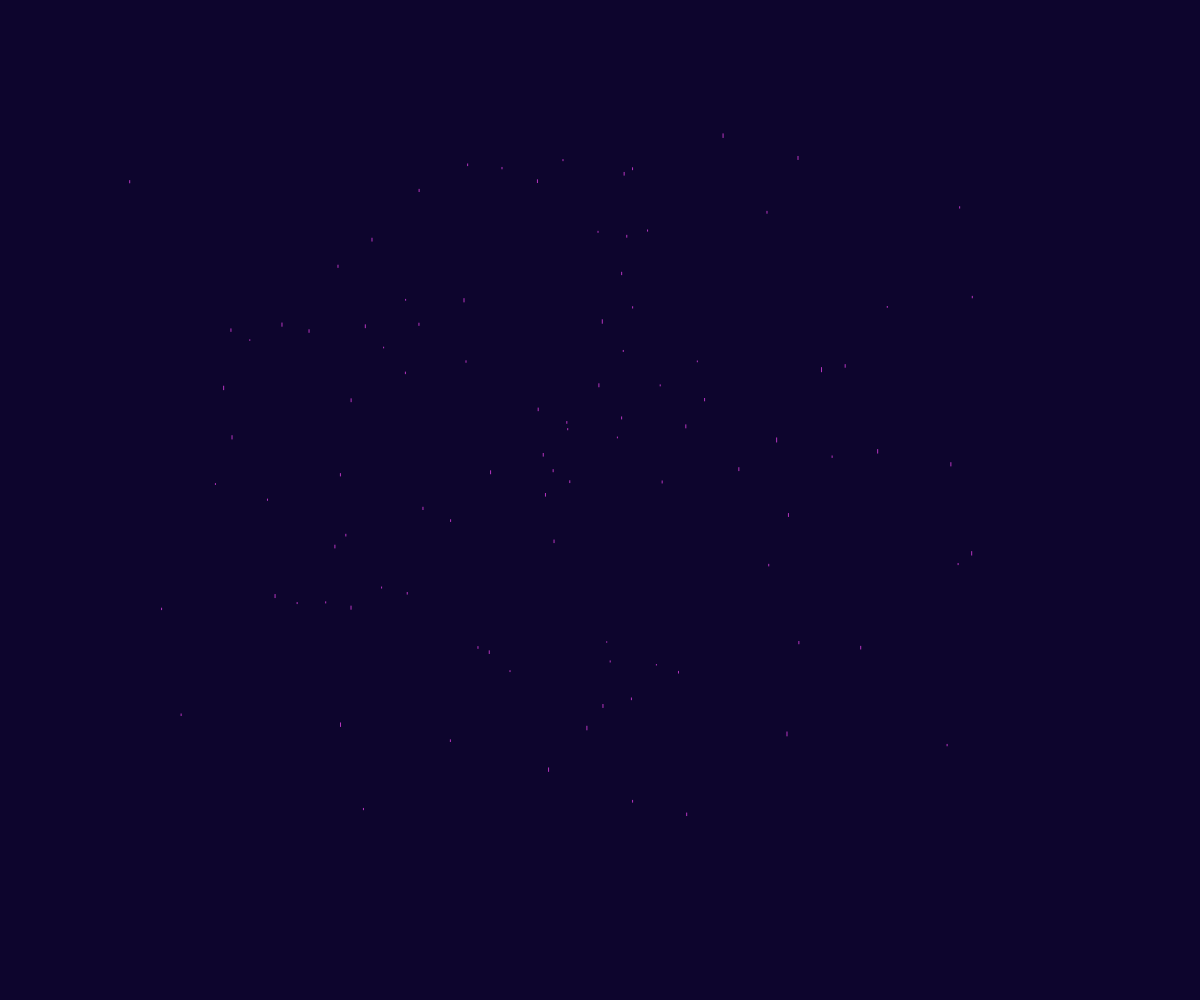
Frame 1 (no input)
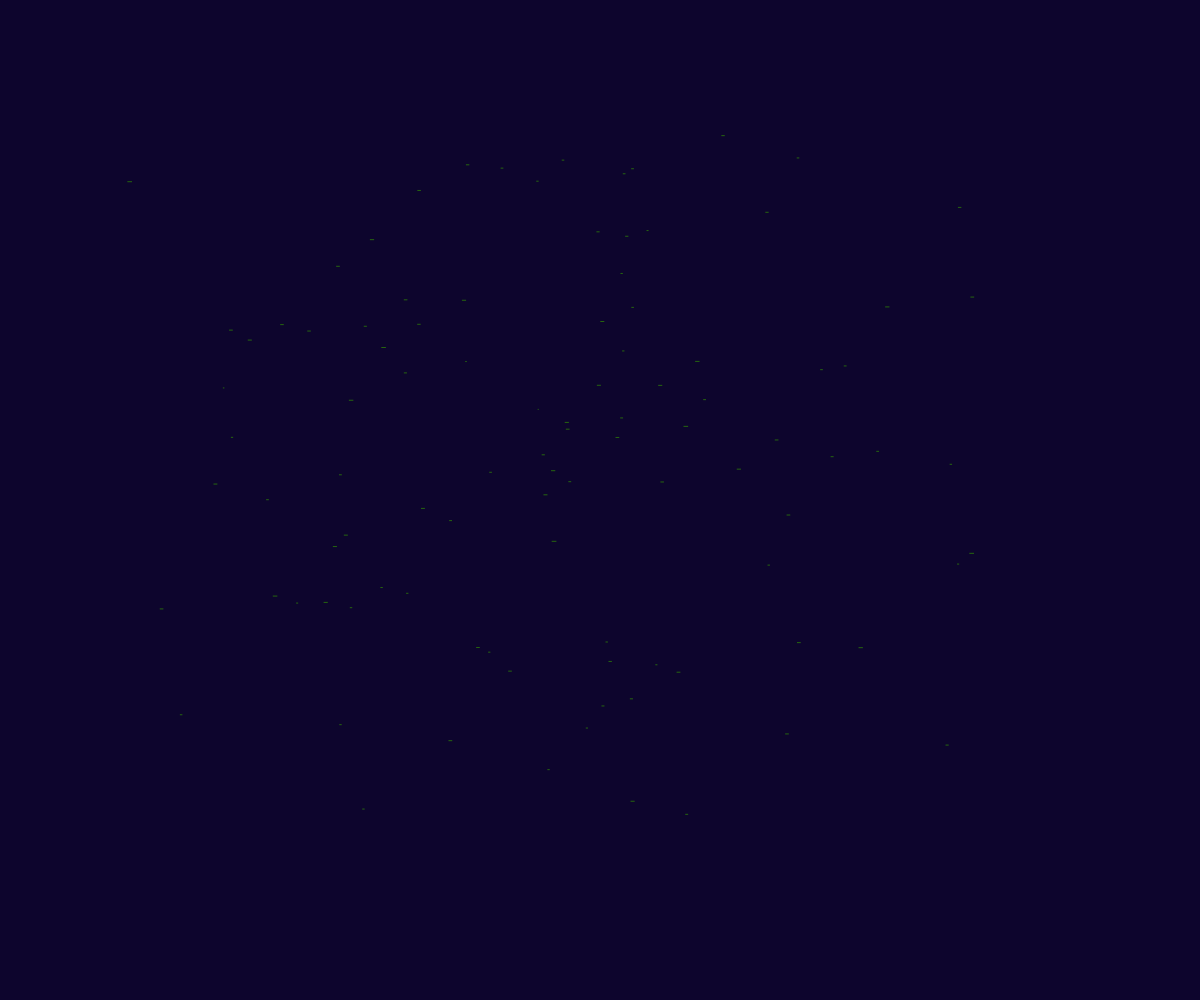
Frame 60 (no input)
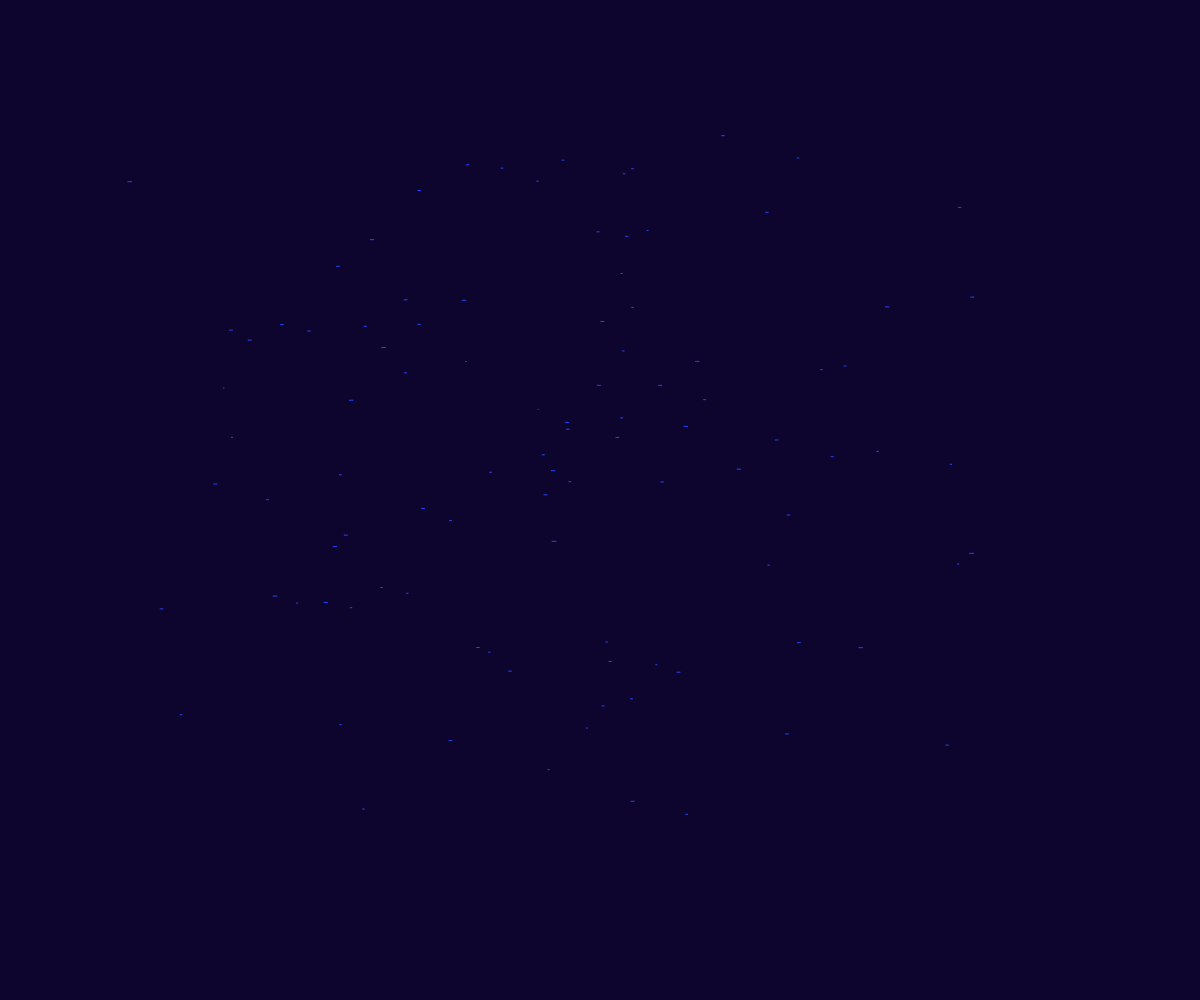
Frame 120 (the mouse pressed at the canvas centre since frame 60)

The p5.js sketch that drew these frames (run headless with seeded random() and noise() and a simulated clock; from frame 60 on, the mouse is pressed at the canvas centre):

// p5.js sketch
// ── sketch.js
function setup() {
  
createCanvas(windowWidth,windowHeight);    
}

function draw() {
  background(13, 5, 45);
  stroke(random(255), random(255), random(255))
  let counter = 0
  while(counter < 100){ 
  morningStar(noise(1, counter) * (width),            
  noise(2, counter) * (height),
  noise(3, counter) * 5, 
  noise(4, counter) * 5);
  counter++
  }
} 

function morningStar(x, y, w, h){
    push()
    translate(x, y) 
    if(frameCount%5==0){
        line(-w/2, 0, w/2, 0);
    }else{
        line(0, -h/2, 0, h/2);
    }
    pop();
}
